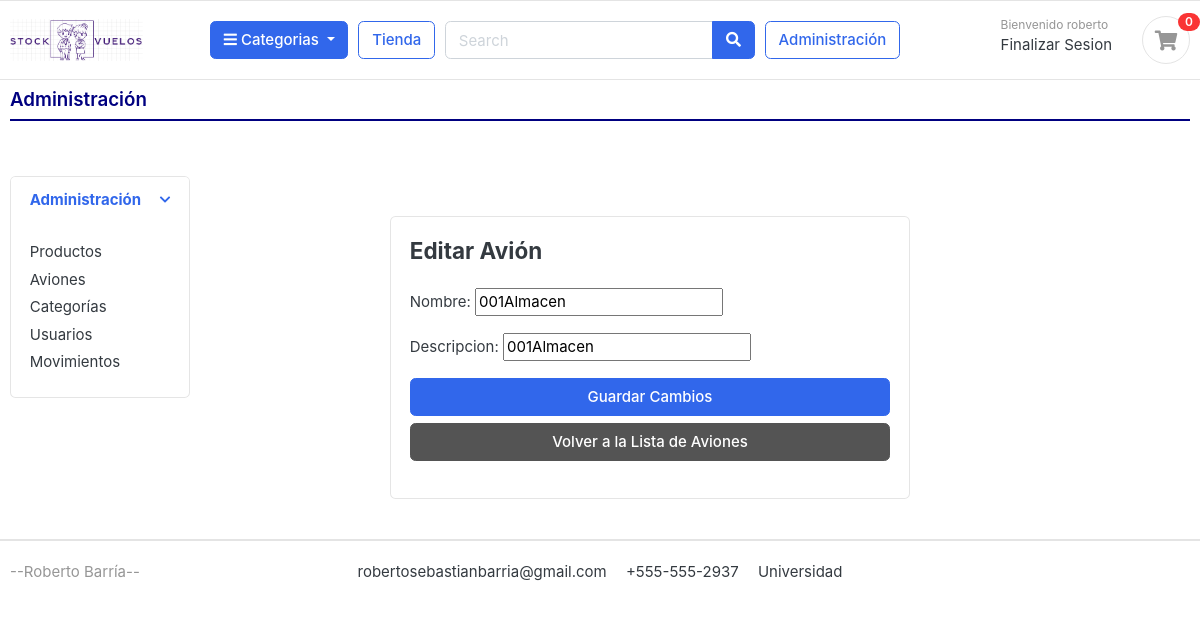
Page /administracion/aviones/1/editar/ (signed in) on the committed database.
### cuentas/models.py (models this page shows, shortened)
class Cuenta(AbstractBaseUser):
    Nombre = models.CharField(max_length=50)
    Apellido = models.CharField(max_length=50)
    username = models.CharField(max_length=50, unique=True)
    email = models.EmailField(max_length=100, unique=True)
    phone_number = models.CharField(max_length=50)
    avion = models.ForeignKey('aviones.Avion', on_delete=models.SET_NULL, null=True, blank=True)
    es_administrador = models.BooleanField(default=False)
    es_tripulante = models.BooleanField(default=False)
    date_joined = models.DateTimeField(auto_now_add=True)
    last_login = models.DateTimeField(auto_now_add=True)
    is_admin = models.BooleanField(default=False)
    is_staff = models.BooleanField(default=False)
    is_active = models.BooleanField(default=False)
    is_superadmin = models.BooleanField(default=False)
    USERNAME_FIELD = 'email'
    REQUIRED_FIELDS = ['username', 'Nombre', 'Apellido']
    objects = MyAccountManager()

### aviones/models.py (models this page shows, shortened)
class Avion(models.Model):
    nombre = models.CharField(max_length=100)
    descripcion = models.CharField(max_length=255, blank=True)

### administracion/views.py (the view)
# urls.py: path('aviones/<int:pk>/editar/', views.editar_avion, name='editar_avion'),
@login_required
def editar_avion(request, pk):
    avion = get_object_or_404(Avion, pk=pk)
    if request.method == 'POST':
        form = AvionForm(request.POST, instance=avion)
        if form.is_valid():
            form.save()
            return redirect('lista_aviones')
    else:
        form = AvionForm(instance=avion)
    return render(request, 'administracion/editar_avion.html', {'form': form})

### administracion/forms.py
class AvionForm(forms.ModelForm):
    class Meta:
        model = Avion
        fields = ['nombre', 'descripcion']

### categorias/models.py (called while the page is built)
    def get_url(self):
        return reverse('productos_por_categoria', args=[self.slug])

### tienda/context_processors.py (called while the page is built)
def cantidad_productos_en_orden(request):
    if request.user.is_authenticated:
        avion_id = request.session.get('avion_id')
        orden = Orden.objects.filter(usuario=request.user, avion_id=avion_id, completada=False).first()
        if orden:
            orden_productos = OrdenProducto.objects.filter(orden=orden).count()
        else:
            orden_productos = 0
    else:
        orden_productos = 0
    return {'orden_productos': orden_productos}

def categorias_context(request):
    return {
        'categorias': Categoria.objects.all()
    }

### templates/administracion/editar_avion.html (shortened to what this page needs)
{% extends 'administracion/administracion.html' %}
{% block main_content %}
<section class="section-content padding-x">
    <div class="card mx-auto" style="max-width: 520px; margin-top: 40px;">
        <article class="card-body">
            <h4 class="card-title mb-4">Editar Avión</h4>
            <form method="post">
                {{ form.as_p }}
                <div class="form-group">
                    <button type="submit" class="btn btn-primary btn-block">Guardar Cambios</button>
                <a href="{% url 'lista_aviones' %}" class="btn btn-secondary btn-block">Volver a la Lista de Aviones</a>
            </div>
            </form>
        </article>
    </div>
</section>
{% endblock %}

### templates/includes/navbar.html (shortened to what this page needs)
{% load static %}
<header class="section-header">
    <section class="header-main border-bottom">
        <div class="container">
            <div class="row align-items-center">
                <div class="col-lg-2 col-md-3 col-6">
                    <a href="{% url 'tienda' %}" class="brand-wrap">
                        <img class="logo" src="{% static 'images/logo05.png' %}">
                    </a>
                </div>
                {% if user.id is not None %}
                <div class="col-lg col-sm col-md col-6 flex-grow-0">
                    <div class="category-wrap dropdown d-inline-block float-right">
                        <button type="button" class="btn btn-primary dropdown-toggle" data-toggle="dropdown">
                            <i class="fa fa-bars"></i> Categorias
                        </button>
                    </div>
                </div>
                {% endif %}
                {% if user.id is not None %}
                <a href="{% url 'tienda' %}" class="btn btn-outline-primary">Tienda</a>
                {% endif %}
                <div class="col-lg col-md-6 col-sm-12 col">
                    {% if user.id is not None %}
                    <form action="#" class="search">
                        <div class="input-group w-100">
                            <input type="text" class="form-control" style="width:60%;" placeholder="Search">
                            <div class="input-group-append">
                                <button class="btn btn-primary" type="submit">
                                    <i class="fa fa-search"></i>
                                </button>
                            </div>
                        </div>
                    </form>
                    {% endif %}
                </div>
                {% if user.is_admin %}
                    <div>
                    <a href="{% url 'administracion' %}" class="btn btn-outline-primary">Administración</a>
                    </div>
                {% endif %}
                <div class="col-lg-3 col-sm-6 col-8 order-2 order-lg-3">
                    <div class="d-flex justify-content-end mb-3 mb-lg-0">
                        {% if user.id is None %}
                            <div class="widget-header">
                                <small class="title text-muted">Bienvenido </small>
                                <div>
                                    <a href="{% url 'login' %}">Login</a> <span class="dark-transp"> | </span>
                                </div>
                            </div>
                        {% else %}
                            <div class="widget-header">
                                <small class="title text-muted">Bienvenido {{user.Nombre}} </small>
                                <div>
                                    <a href="{% url 'logout' %}">Finalizar Sesion</a>
                                </div>
                            </div>
                        {% endif %}
                        {% if user.id is not None %}
                        <a href="{% url 'listar_ordenes' %}" class="widget-header pl-3 ml-3">
                            <div class="icon icon-sm rounded-circle border">
                                <i class="fa fa-shopping-cart"></i>
                            </div>
                            <span class="badge badge-pill badge-danger notify">{{ orden_productos }}</span>
                        </a>
                        {% endif %}
                    </div>
                </div>
            </div>
        </div>
    </section>
</header>

### static/css/ui.css (style rules this page uses)
html { font-family: "Inter", sans-serif; font-size: 15px; }
.icon-xs, .icon-sm, .icon-md, .icon-lg { display: inline-block; text-align: center; flex-shrink: 0; flex-grow: 0; }
.icon-sm { width: 48px; height: 48px; line-height: 48px !important; font-size: 20px; }
article:after, .form-group:after { display: block; clear: both; content: ""; }
.header-main { position: relative; padding-top: 1rem; padding-bottom: 1rem; }
.brand-wrap .logo, .navbar-brand .logo { margin-right: 7px; max-height: 42px; display: inline-block; }
.widget-header { display: inline-block; vertical-align: middle; position: relative; }
.widget-header a { color: #343a40; }
.widget-header i { color: #969696; }
.widget-header .title { display: block; }
.widget-header .notify { position: absolute; top: -3px; right: -10px; }
.notify { position: absolute; top: -4px; right: -10px; display: inline-block; padding: 0.25em 0.6em; font-size: 12px; line-height: 1; text-align: center; border-radius: 3rem; color: #fff; background-color: #fa3434; }

### rows in the picture
Cuenta: Nombre "roberto"
Avion: nombre "001Almacen", descripcion "001Almacen"

### other values in the picture
{{ orden_productos }} "0"
